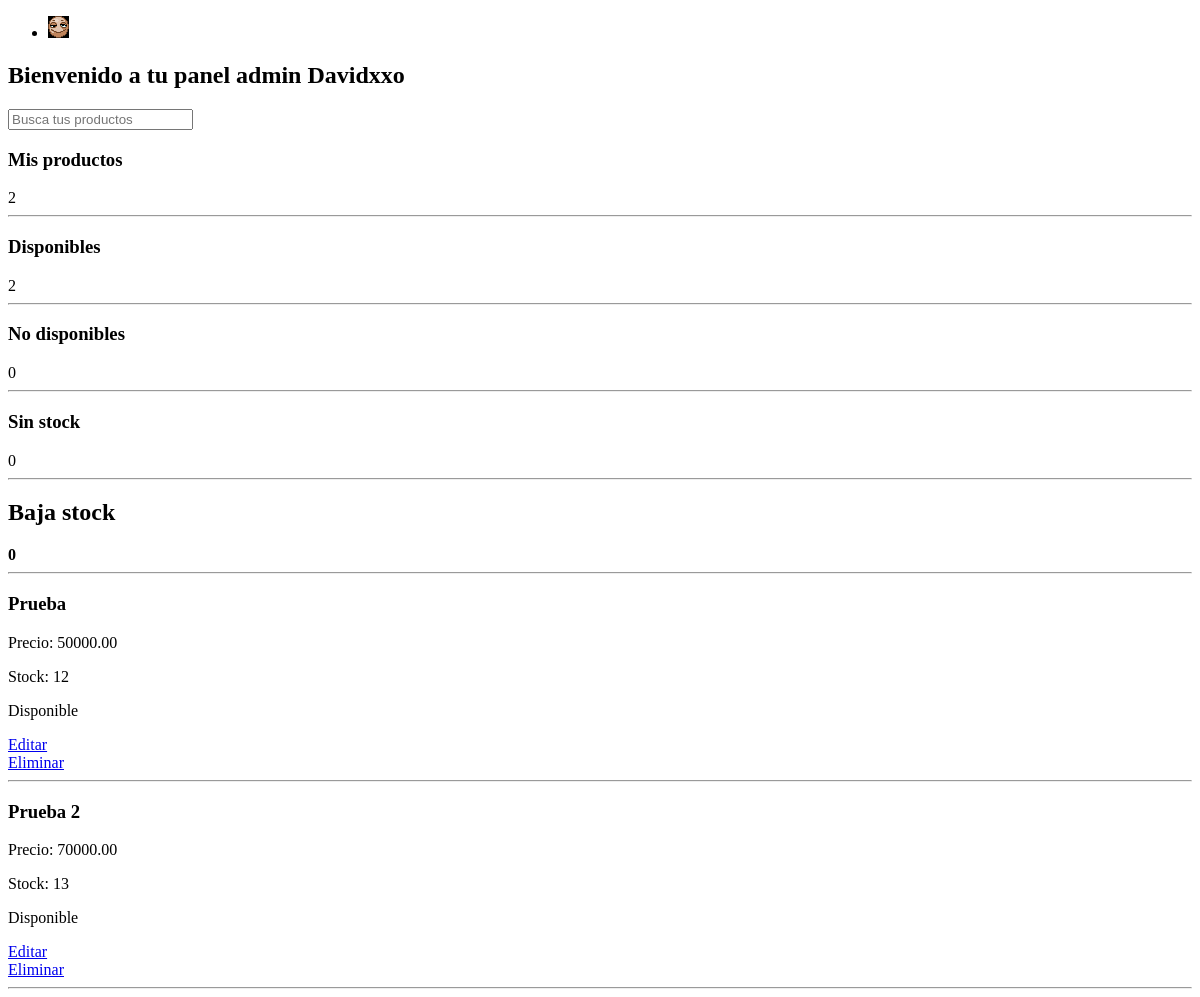
The page /admin-panel/ (signed in) on the database as committed earlier.
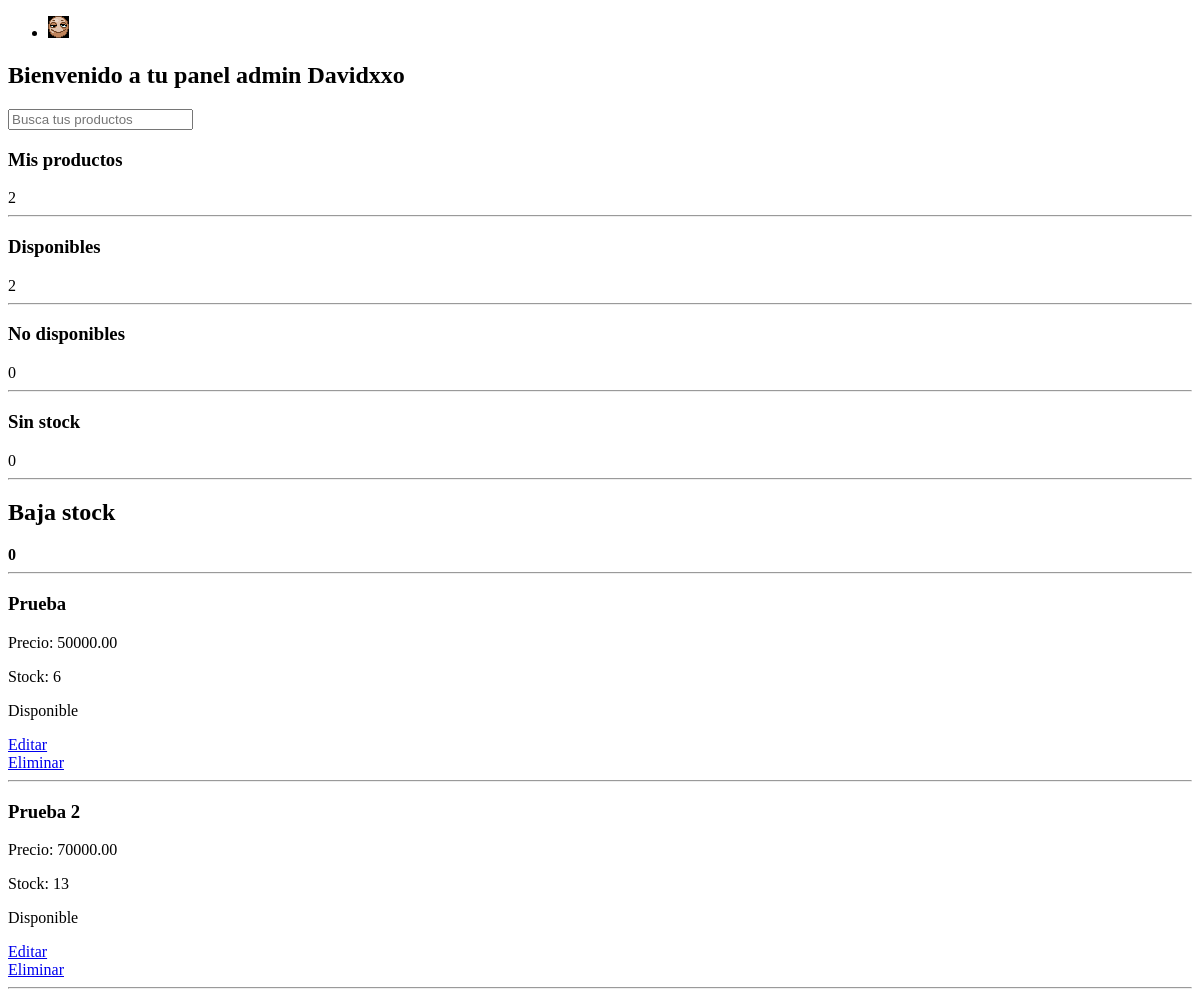
The same page on the database as committed later.
### virtualApp/models.py (models this page shows, shortened)
class Products(models.Model):
    category = models.ForeignKey(
        Category,
        on_delete=models.CASCADE,
        related_name = "products"
    )
    name = models.CharField(max_length=100)
    description = models.TextField(max_length=250)
    price = models.DecimalField(max_digits=10, decimal_places=2)
    image = models.ImageField(upload_to="products/")
    stock = models.PositiveIntegerField()
    creation_date = models.DateTimeField(auto_now_add=True)
    is_available = models.BooleanField(default=True)
    user = models.ForeignKey(
        User,
        on_delete=models.CASCADE,
        related_name="products"
    )

### virtualApp/views/admin.py (the view)
@login_required
def admin_panel(request):
    query = request.GET.get('q', '')
    products = Products.objects.filter(user=request.user)
    if query:
        products = products.filter(
            Q(name__icontains = query)|
            Q(description__icontains = query)
        )
    total_products = products.count()
    available_products = products.filter(
        is_available = True,
        stock__gt = 0
    ).count()
    out_of_stock = products.filter(
        stock = 0
    ).count()
    unavailable_products = products.filter(
        is_available = False
    ).count()
    low_stock = products.filter(
        stock__gt = 0,
        stock__lte = 5
    ).count()
    context = {
        "products":products,
        "query":query,
        "total_products":total_products,
        "available_products":available_products,
        "out_of_stock":out_of_stock,
        "unavailable_products":unavailable_products,
        "low_stock":low_stock,
    }
    return render(request, "admin/admin_panel.html", context)

### virtualApp/templates/admin/admin_panel.html
{% extends 'base.html' %}
{% block content %}
    <H2>Bienvenido a tu panel admin {{ user.username }}</H2>
    <form action="{% url 'virtualApp:admin_panel' %}" method="get">
        <input
            type="text"
            name="q"
            placeholder="Busca tus productos"
            value="{{ query }}">
    </form>
    <h3>Mis productos</h3>
    {{ total_products }}
    <hr>
    <h3>Disponibles</h3>
    {{ available_products }}
    <hr>
    <h3>No disponibles</h3>
    {{ unavailable_products }}
    <hr>
    <h3>Sin stock</h3>
    {{ out_of_stock }}
    <hr>
    <h2>Baja stock</h2>
    <strong>{{ low_stock }}</strong>
    <hr>
    {% for product in products %}
        <div>
            <h3>{{ product.name }}</h3>
            <p>Precio: {{ product.price }}</p>
            <p>Stock: {{ product.stock }}</p>
            {% if product.stock == 0 %}
                <p>Sin stock</p>
            {% elif product.is_available %}
                <p>Disponible</p>
            {% else %}
                No disponible
            {% endif %}
            <a href="{% url 'virtualApp:edit_product' product.id %}">
                Editar
            </a>
            <br>
            <a href="{% url 'virtualApp:delete_product' product.id %}">
                Eliminar
            </a>
        </div>
        <hr>
    {% empty %}
        <p>No hay productos creados</p>
    {% endfor %}
{% endblock %}

Rows that differ between the two databases and show on the page:
changed Products "Prueba": stock "12" → "6"
